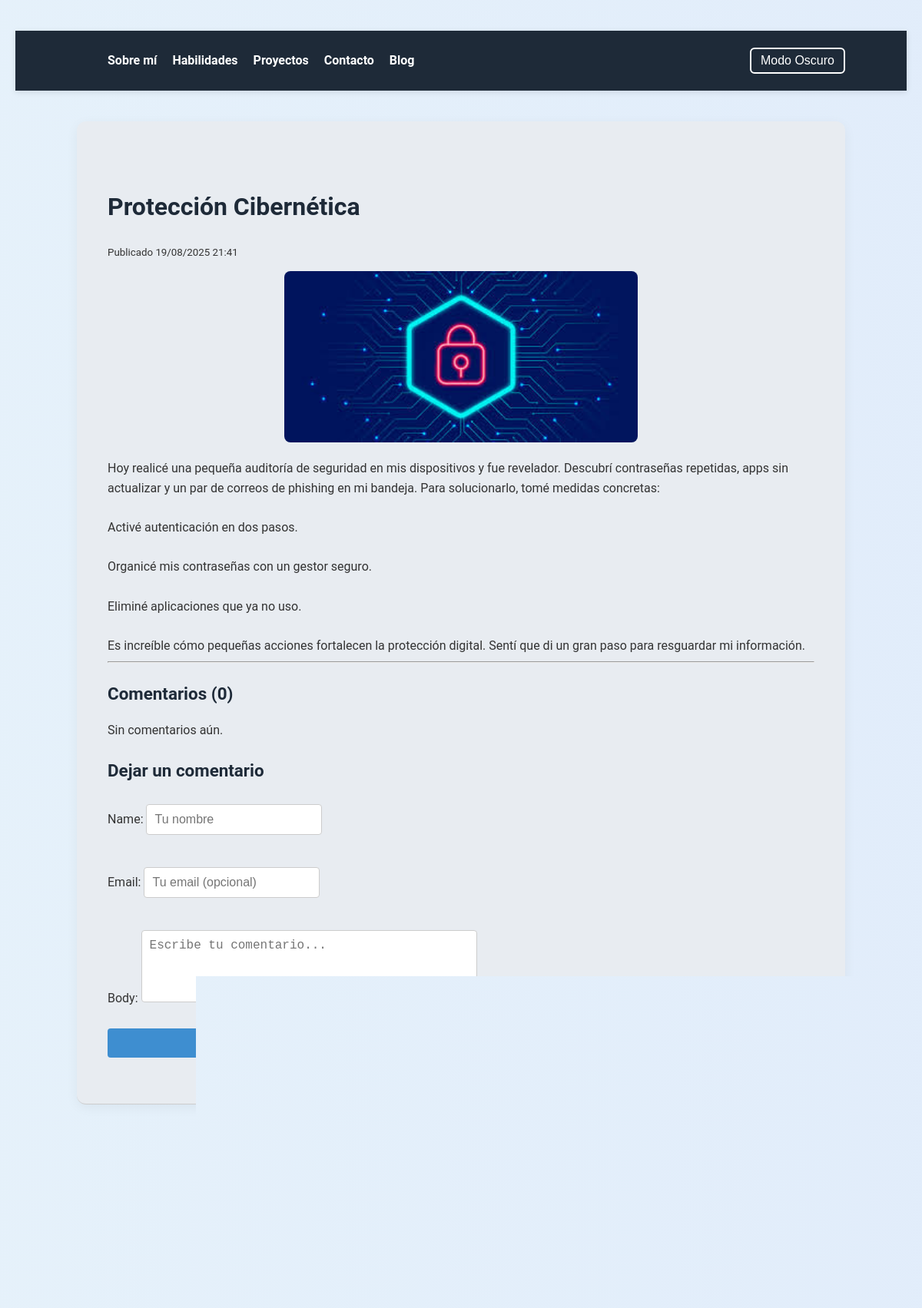
/blog/proteccion-cibernetica/, run on the app's committed database.
### blog/models.py (models this page shows, shortened)
class Post(models.Model):
    title = models.CharField(max_length=200)
    slug = models.SlugField(max_length=220, unique=True, blank=True)
    author = models.ForeignKey(User, on_delete=models.SET_NULL, null=True, blank=True)
    content = models.TextField()
    image = models.ImageField(upload_to='blog', blank=True, null=True)
    created_at = models.DateTimeField(auto_now_add=True)
    updated_at = models.DateTimeField(auto_now=True)
    class Meta:
        ordering = ['-created_at']

### blog/views.py (the view, shortened to what this page needs)
# urls.py: path('<slug:slug>/', views.post_detail, name='post_detail'),
def post_detail(request, slug):
    post = get_object_or_404(Post, slug=slug)
    form = CommentForm()
    return render(request, 'blog/post_detail.html', {'post': post, 'form': form})

### blog/forms.py
class CommentForm(forms.ModelForm):
    class Meta:
        model = Comment
        fields = ['name', 'email', 'body']
        widgets = {
            'name': forms.TextInput(attrs={'placeholder': 'Tu nombre'}),
            'email': forms.EmailInput(attrs={'placeholder': 'Tu email (opcional)'}),
            'body': forms.Textarea(attrs={'rows': 4, 'placeholder': 'Escribe tu comentario...'}),
        }

### templates/blog/post_detail.html (shortened to what this page needs)
{% extends 'base.html' %}
{% load static %}
{% block content %}
<section class="pagina">
  <article>
    <h2>{{ post.title }}</h2>
    <small>
      Publicado {{ post.created_at|date:"d/m/Y H:i" }}
    </small>
    {% if post.image %}
    <div style="margin-top:12px; text-align:center;">
      <img src="{{ post.image.url }}" alt="{{ post.title }}"
          style="max-width:460px; width:100%; height:auto; border-radius:8px;">
    </div>
    {% endif %}
    <div style="margin-top:14px; white-space:pre-wrap;">{{ post.content }}</div>
  </article>
  <hr/>
  <section>
    <h3>Comentarios ({{ post.comments.count }})</h3>
    {% for c in post.comments.all %}
    <div style="background:#e8ecf1; padding:10px; border-radius:8px; margin-bottom:8px;">
      <strong>{{ c.name }}</strong>
      <small>{{ c.created_at|date:"d/m/Y H:i" }}</small>
      <p style="margin:6px 0 0;">{{ c.body }}</p>
    </div>
    {% empty %}
    <p>Sin comentarios aún.</p>
    {% endfor %}
  </section>
  <section style="margin-top:1rem;">
    <h3>Dejar un comentario</h3>
    <form action="" method="post">
      {{ form.as_p }}
      <button type="submit">Publicar comentario</button>
    </form>
  </section>
</section>
{% endblock %}

### static/css/styles.css (style rules this page uses)
body { font-family: 'Roboto', sans-serif; margin: 0; padding: 40px 20px; background-color: #f4f4f9; color: #333; transition: background 0.3s, color 0.3s; line-height: 1.6; }
body::before { content: ""; position: fixed; top: 0; left: 0; width: 100%; height: 100%; background: linear-gradient(270deg, #ff9a9e, #fad0c4, #a1c4fd, #c2e9fb); background-size: 800% 800%; z-index: -1; animation: fondoAnimado 20s ease infinite; opacity: 0.3; pointer-events: none; }
section.pagina { padding: 60px 40px; border-bottom: 1px solid #ccc; background-color: #e8ecf1; border-radius: 12px; margin-bottom: 40px; box-shadow: 0 4px 16px rgba(0, 0, 0, 0.05); transition: transform 0.3s; }
h1, h2, h3 { font-weight: 700; color: #1e2a38; }
h2 { font-size: 2rem; margin-bottom: 20px; }
h3 { font-size: 1.4rem; margin-bottom: 10px; }
form { display: flex; flex-direction: column; gap: 10px; }
input, textarea { padding: 10px; border: 1px solid #ccc; border-radius: 4px; background-color: white; color: #333; font-size: 1rem; }
button[type="submit"] { background-color: #3e8ed0; color: white; padding: 10px; border: none; border-radius: 4px; font-size: 1rem; cursor: pointer; transition: background 0.3s; }

### templates/base.html (style rules this page uses)
html { scroll-behavior: smooth; }

### data on the page
Post: title "Protección Cibernética", created_at "19/08/2025 21:41", image (picture), content "Hoy realicé una pequeña auditoría de seguridad en mis dispositivos y fue revelador. Descubrí contraseñas repetidas, apps sin actualizar y un par de correos de phishing en mi bandeja. Para solucionarlo, tomé medidas concretas: Activé autenticación en dos pasos. Organicé mis contraseñas con un gestor seguro. Eliminé aplicaciones que ya no uso. Es increíble cómo pequeñas acciones fortalecen la protección digital. Sentí que di un gran paso para resguardar mi información.", comments.count "0"
